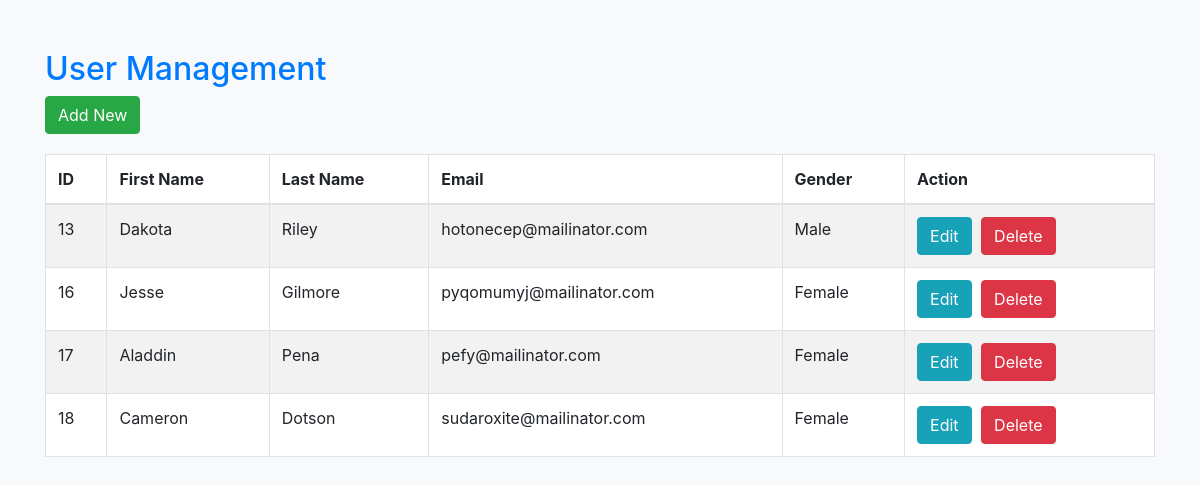
The page / on the database its author committed.
### tables this page shows
CREATE TABLE `users` (
  `id` int(11) NOT NULL,
  `firstname` varchar(256) NOT NULL,
  `lastname` varchar(256) NOT NULL,
  `email` varchar(256) NOT NULL,
  `password` int(11) NOT NULL,
  `gender` varchar(256) NOT NULL
);

### index.php (the view, shortened to what this page needs)
<?php
include "config.php";
$sql = "SELECT * FROM users ORDER BY id";
$result = $conn->query($sql);
?>
<!DOCTYPE html>
<html lang="en">
<head>
    <link rel="stylesheet" href="https://maxcdn.bootstrapcdn.com/bootstrap/4.5.2/css/bootstrap.min.css">
</head>
<body>
    <div class="container">
        <h2>User Management</h2>
        <a class="btn btn-success" href="create.php" role="button">Add New</a>
        <table class="table table-bordered table-striped">
            <thead>
                <tr>
                    <th>ID</th>
                    <th>First Name</th>
                    <th>Last Name</th>
                    <th>Email</th>
                    <th>Gender</th>
                    <th>Action</th>
                </tr>
            </thead>
            <tbody>
                <?php
                if ($result->num_rows > 0) {
                    while ($row = $result->fetch_assoc()) {
                ?>
                        <tr>
                            <td><?php echo $row['id']; ?></td>
                            <td><?php echo $row['firstname']; ?></td>
                            <td><?php echo $row['lastname']; ?></td>
                            <td><?php echo $row['email']; ?></td>
                            <td><?php echo $row['gender']; ?></td>
                            <td>
                                <a class="btn btn-info" href="update.php?id=<?php echo $row['id']; ?>">Edit</a>
                                <a class="btn btn-danger" href="delete.php?id=<?php echo $row['id']; ?>">Delete</a>
                            </td>
                        </tr>
                <?php
                    }
                } else {
                    echo "<tr><td colspan='6'>No records found</td></tr>";
                }
                ?>
            </tbody>
        </table>
    </div>
</body>
</html>

### index.php (style rules this page uses)
body { background-color: #f8f9fa; }
.container { margin-top: 50px; }
h2 { color: #007bff; }
.btn-primary, .btn-info, .btn-danger, .btn-success { margin-right: 5px; }
.table { margin-top: 20px; background-color: #fff; }

### rows shown on the page
users: id "13", firstname "Dakota", lastname "Riley", email "hotonecep@mailinator.com", gender "Male"
users: id "16", firstname "Jesse", lastname "Gilmore", email "pyqomumyj@mailinator.com", gender "Female"
users: id "17", firstname "Aladdin", lastname "Pena", email "pefy@mailinator.com", gender "Female"
users: id "18", firstname "Cameron", lastname "Dotson", email "sudaroxite@mailinator.com", gender "Female"
